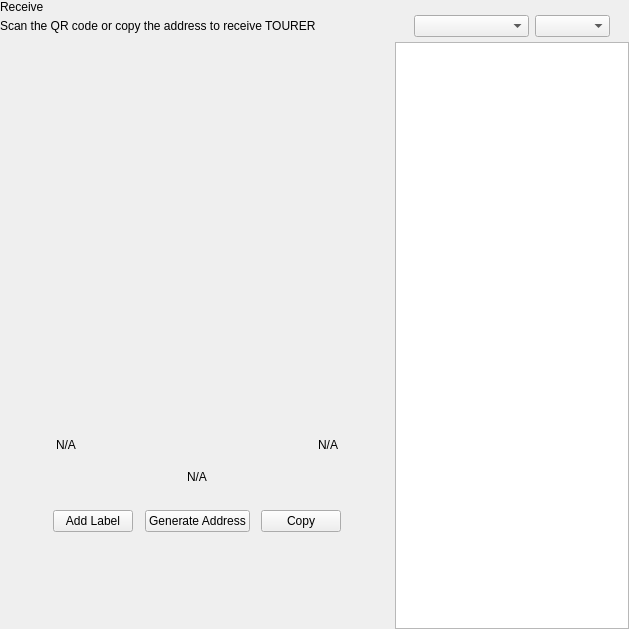
<?xml version="1.0" encoding="UTF-8"?>
<ui version="4.0">
 <class>ReceiveWidget</class>
 <widget class="QWidget" name="ReceiveWidget">
  <property name="geometry">
   <rect>
    <x>0</x>
    <y>0</y>
    <width>629</width>
    <height>629</height>
   </rect>
  </property>
  <property name="minimumSize">
   <size>
    <width>0</width>
    <height>0</height>
   </size>
  </property>
  <property name="windowTitle">
   <string>Form</string>
  </property>
  <layout class="QHBoxLayout" name="horizontalLayout_2" stretch="2,1">
   <property name="spacing">
    <number>0</number>
   </property>
   <property name="leftMargin">
    <number>0</number>
   </property>
   <property name="topMargin">
    <number>0</number>
   </property>
   <property name="rightMargin">
    <number>0</number>
   </property>
   <property name="bottomMargin">
    <number>0</number>
   </property>
   <item>
    <widget class="QWidget" name="left" native="true">
     <layout class="QVBoxLayout" name="verticalLayout_3">
      <property name="leftMargin">
       <number>0</number>
      </property>
      <property name="topMargin">
       <number>0</number>
      </property>
      <property name="rightMargin">
       <number>0</number>
      </property>
      <property name="bottomMargin">
       <number>0</number>
      </property>
      <item>
       <layout class="QVBoxLayout" name="verticalLayout_2">
        <property name="spacing">
         <number>0</number>
        </property>
        <property name="leftMargin">
         <number>0</number>
        </property>
        <item>
         <layout class="QHBoxLayout" name="horizontalLayout_3">
          <property name="spacing">
           <number>0</number>
          </property>
          <item>
           <layout class="QVBoxLayout" name="verticalLayout_4">
            <property name="spacing">
             <number>5</number>
            </property>
            <item>
             <widget class="QLabel" name="labelTitle">
              <property name="text">
               <string>Receive</string>
              </property>
             </widget>
            </item>
            <item alignment="Qt::AlignTop">
             <widget class="QLabel" name="labelSubtitle1">
              <property name="text">
               <string>Scan the QR code or copy the address to receive TOURER</string>
              </property>
             </widget>
            </item>
           </layout>
          </item>
          <item>
           <spacer name="horizontalSpacer">
            <property name="orientation">
             <enum>Qt::Horizontal</enum>
            </property>
            <property name="sizeHint" stdset="0">
             <size>
              <width>40</width>
              <height>20</height>
             </size>
            </property>
           </spacer>
          </item>
         </layout>
        </item>
        <item>
         <spacer name="verticalSpacer_2">
          <property name="orientation">
           <enum>Qt::Vertical</enum>
          </property>
          <property name="sizeType">
           <enum>QSizePolicy::Expanding</enum>
          </property>
          <property name="sizeHint" stdset="0">
           <size>
            <width>20</width>
            <height>50</height>
           </size>
          </property>
         </spacer>
        </item>
        <item alignment="Qt::AlignHCenter">
         <widget class="QWidget" name="layoutQR" native="true">
          <property name="maximumSize">
           <size>
            <width>510</width>
            <height>16777215</height>
           </size>
          </property>
          <layout class="QVBoxLayout" name="verticalLayoutQr">
           <item>
            <spacer name="verticalSpacer11">
             <property name="orientation">
              <enum>Qt::Vertical</enum>
             </property>
             <property name="sizeType">
              <enum>QSizePolicy::Fixed</enum>
             </property>
             <property name="sizeHint" stdset="0">
              <size>
               <width>20</width>
               <height>20</height>
              </size>
             </property>
            </spacer>
           </item>
           <item alignment="Qt::AlignHCenter">
            <widget class="QLabel" name="labelQrImg">
             <property name="minimumSize">
              <size>
               <width>260</width>
               <height>260</height>
              </size>
             </property>
             <property name="maximumSize">
              <size>
               <width>260</width>
               <height>260</height>
              </size>
             </property>
             <property name="text">
              <string/>
             </property>
             <property name="alignment">
              <set>Qt::AlignCenter</set>
             </property>
            </widget>
           </item>
           <item>
            <spacer name="verticalSpacer_21">
             <property name="orientation">
              <enum>Qt::Vertical</enum>
             </property>
             <property name="sizeType">
              <enum>QSizePolicy::Fixed</enum>
             </property>
             <property name="sizeHint" stdset="0">
              <size>
               <width>20</width>
               <height>30</height>
              </size>
             </property>
            </spacer>
           </item>
           <item>
            <widget class="QWidget" name="widget" native="true">
             <property name="minimumSize">
              <size>
               <width>0</width>
               <height>0</height>
              </size>
             </property>
             <layout class="QHBoxLayout" name="horizontalLayout_5">
              <item>
               <widget class="QLabel" name="labelLabel">
                <property name="text">
                 <string notr="true">N/A</string>
                </property>
               </widget>
              </item>
              <item>
               <spacer name="horizontalSpacer_2">
                <property name="orientation">
                 <enum>Qt::Horizontal</enum>
                </property>
                <property name="sizeHint" stdset="0">
                 <size>
                  <width>141</width>
                  <height>20</height>
                 </size>
                </property>
               </spacer>
              </item>
              <item>
               <widget class="QLabel" name="labelDate">
                <property name="text">
                 <string notr="true">N/A</string>
                </property>
                <property name="alignment">
                 <set>Qt::AlignRight|Qt::AlignTrailing|Qt::AlignVCenter</set>
                </property>
               </widget>
              </item>
             </layout>
            </widget>
           </item>
           <item>
            <widget class="QLabel" name="labelAddress">
             <property name="sizePolicy">
              <sizepolicy hsizetype="Expanding" vsizetype="Preferred">
               <horstretch>0</horstretch>
               <verstretch>0</verstretch>
              </sizepolicy>
             </property>
             <property name="minimumSize">
              <size>
               <width>300</width>
               <height>0</height>
              </size>
             </property>
             <property name="text">
              <string notr="true">N/A</string>
             </property>
             <property name="alignment">
              <set>Qt::AlignCenter</set>
             </property>
            </widget>
           </item>
           <item>
            <spacer name="verticalSpacer_4">
             <property name="orientation">
              <enum>Qt::Vertical</enum>
             </property>
             <property name="sizeType">
              <enum>QSizePolicy::Fixed</enum>
             </property>
             <property name="sizeHint" stdset="0">
              <size>
               <width>20</width>
               <height>20</height>
              </size>
             </property>
            </spacer>
           </item>
           <item>
            <layout class="QHBoxLayout" name="horizontalLayout_4">
             <item alignment="Qt::AlignHCenter">
              <widget class="QPushButton" name="pushButtonLabel">
               <property name="focusPolicy">
                <enum>Qt::NoFocus</enum>
               </property>
               <property name="text">
                <string>Add Label</string>
               </property>
              </widget>
             </item>
             <item alignment="Qt::AlignHCenter">
              <widget class="QPushButton" name="pushButtonNewAddress">
               <property name="focusPolicy">
                <enum>Qt::NoFocus</enum>
               </property>
               <property name="text">
                <string>Generate Address</string>
               </property>
              </widget>
             </item>
             <item alignment="Qt::AlignHCenter">
              <widget class="QPushButton" name="pushButtonCopy">
               <property name="focusPolicy">
                <enum>Qt::NoFocus</enum>
               </property>
               <property name="text">
                <string>Copy</string>
               </property>
              </widget>
             </item>
            </layout>
           </item>
           <item>
            <spacer name="verticalSpacer_3">
             <property name="orientation">
              <enum>Qt::Vertical</enum>
             </property>
             <property name="sizeType">
              <enum>QSizePolicy::Expanding</enum>
             </property>
             <property name="sizeHint" stdset="0">
              <size>
               <width>20</width>
               <height>20</height>
              </size>
             </property>
            </spacer>
           </item>
          </layout>
         </widget>
        </item>
        <item>
         <spacer name="verticalSpacer">
          <property name="orientation">
           <enum>Qt::Vertical</enum>
          </property>
          <property name="sizeHint" stdset="0">
           <size>
            <width>20</width>
            <height>40</height>
           </size>
          </property>
         </spacer>
        </item>
       </layout>
      </item>
     </layout>
    </widget>
   </item>
   <item>
    <widget class="QWidget" name="right" native="true">
     <layout class="QVBoxLayout" name="verticalLayout_5">
      <property name="spacing">
       <number>0</number>
      </property>
      <property name="leftMargin">
       <number>1</number>
      </property>
      <property name="topMargin">
       <number>0</number>
      </property>
      <property name="rightMargin">
       <number>0</number>
      </property>
      <property name="bottomMargin">
       <number>0</number>
      </property>
      <item>
       <layout class="QVBoxLayout" name="container_right">
        <property name="spacing">
         <number>0</number>
        </property>
        <property name="leftMargin">
         <number>0</number>
        </property>
        <property name="rightMargin">
         <number>0</number>
        </property>
        <item>
         <layout class="QVBoxLayout" name="verticalLayout">
          <property name="spacing">
           <number>6</number>
          </property>
          <property name="leftMargin">
           <number>19</number>
          </property>
          <property name="rightMargin">
           <number>19</number>
          </property>
          <item>
           <widget class="OptionButton" name="btnRequest" native="true"/>
          </item>
          <item>
           <widget class="OptionButton" name="btnMyAddresses" native="true">
            <property name="sizePolicy">
             <sizepolicy hsizetype="Preferred" vsizetype="Minimum">
              <horstretch>0</horstretch>
              <verstretch>0</verstretch>
             </sizepolicy>
            </property>
           </widget>
          </item>
         </layout>
        </item>
        <item>
         <widget class="QWidget" name="sortWidget" native="true">
          <layout class="QHBoxLayout" name="horizontalLayout_6">
           <property name="leftMargin">
            <number>19</number>
           </property>
           <property name="rightMargin">
            <number>19</number>
           </property>
           <property name="bottomMargin">
            <number>5</number>
           </property>
           <item>
            <spacer name="horizontalSpacer_3">
             <property name="orientation">
              <enum>Qt::Horizontal</enum>
             </property>
             <property name="sizeHint" stdset="0">
              <size>
               <width>40</width>
               <height>20</height>
              </size>
             </property>
            </spacer>
           </item>
           <item>
            <widget class="QComboBox" name="comboBoxSort">
             <property name="sizePolicy">
              <sizepolicy hsizetype="Preferred" vsizetype="Fixed">
               <horstretch>0</horstretch>
               <verstretch>0</verstretch>
              </sizepolicy>
             </property>
             <property name="minimumSize">
              <size>
               <width>115</width>
               <height>0</height>
              </size>
             </property>
            </widget>
           </item>
           <item>
            <widget class="QComboBox" name="comboBoxSortOrder">
             <property name="sizePolicy">
              <sizepolicy hsizetype="Preferred" vsizetype="Fixed">
               <horstretch>0</horstretch>
               <verstretch>0</verstretch>
              </sizepolicy>
             </property>
             <property name="minimumSize">
              <size>
               <width>75</width>
               <height>0</height>
              </size>
             </property>
            </widget>
           </item>
          </layout>
         </widget>
        </item>
        <item>
         <widget class="QListView" name="listViewAddress"/>
        </item>
       </layout>
      </item>
     </layout>
    </widget>
   </item>
  </layout>
 </widget>
 <customwidgets>
  <customwidget>
   <class>OptionButton</class>
   <extends>QWidget</extends>
   <header>qt/pivx/optionbutton.h</header>
   <container>1</container>
  </customwidget>
 </customwidgets>
 <resources/>
 <connections/>
</ui>
